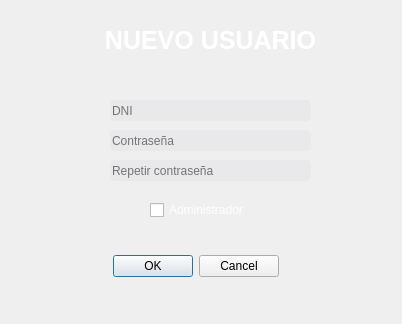
<?xml version="1.0" encoding="UTF-8"?>
<ui version="4.0">
 <class>Dialog</class>
 <widget class="QDialog" name="Dialog">
  <property name="geometry">
   <rect>
    <x>0</x>
    <y>0</y>
    <width>402</width>
    <height>324</height>
   </rect>
  </property>
  <property name="windowTitle">
   <string>Dialog</string>
  </property>
  <widget class="QDialogButtonBox" name="buttonBox">
   <property name="geometry">
    <rect>
     <x>10</x>
     <y>250</y>
     <width>371</width>
     <height>32</height>
    </rect>
   </property>
   <property name="orientation">
    <enum>Qt::Horizontal</enum>
   </property>
   <property name="standardButtons">
    <set>QDialogButtonBox::Cancel|QDialogButtonBox::Ok</set>
   </property>
   <property name="centerButtons">
    <bool>true</bool>
   </property>
  </widget>
  <widget class="QLabel" name="titulo">
   <property name="geometry">
    <rect>
     <x>90</x>
     <y>20</y>
     <width>241</width>
     <height>41</height>
    </rect>
   </property>
   <property name="font">
    <font>
     <pointsize>-1</pointsize>
     <weight>75</weight>
     <bold>true</bold>
    </font>
   </property>
   <property name="styleSheet">
    <string notr="true">color: white; font-weight: bold; font-size: 25px;</string>
   </property>
   <property name="text">
    <string>NUEVO USUARIO</string>
   </property>
   <property name="alignment">
    <set>Qt::AlignCenter</set>
   </property>
  </widget>
  <widget class="QLineEdit" name="user">
   <property name="geometry">
    <rect>
     <x>110</x>
     <y>100</y>
     <width>201</width>
     <height>21</height>
    </rect>
   </property>
   <property name="styleSheet">
    <string notr="true">background-color: #e9e8eb; color: black; border-radius: 5px;</string>
   </property>
   <property name="inputMask">
    <string/>
   </property>
   <property name="text">
    <string/>
   </property>
   <property name="maxLength">
    <number>9</number>
   </property>
   <property name="cursorPosition">
    <number>0</number>
   </property>
   <property name="placeholderText">
    <string notr="true">DNI</string>
   </property>
  </widget>
  <widget class="QLineEdit" name="passwd">
   <property name="geometry">
    <rect>
     <x>110</x>
     <y>130</y>
     <width>201</width>
     <height>21</height>
    </rect>
   </property>
   <property name="styleSheet">
    <string notr="true">background-color: #e9e8eb; color: black;border-radius: 5px;</string>
   </property>
   <property name="echoMode">
    <enum>QLineEdit::Password</enum>
   </property>
   <property name="cursorPosition">
    <number>0</number>
   </property>
   <property name="placeholderText">
    <string notr="true">Contraseña</string>
   </property>
  </widget>
  <widget class="QCheckBox" name="adminCheck">
   <property name="geometry">
    <rect>
     <x>150</x>
     <y>200</y>
     <width>121</width>
     <height>20</height>
    </rect>
   </property>
   <property name="styleSheet">
    <string notr="true">color: white;</string>
   </property>
   <property name="text">
    <string>Administrador</string>
   </property>
  </widget>
  <widget class="QLineEdit" name="repeat_pass">
   <property name="geometry">
    <rect>
     <x>110</x>
     <y>160</y>
     <width>201</width>
     <height>21</height>
    </rect>
   </property>
   <property name="styleSheet">
    <string notr="true">background-color: #e9e8eb; color: black;border-radius: 5px;</string>
   </property>
   <property name="echoMode">
    <enum>QLineEdit::Password</enum>
   </property>
   <property name="cursorPosition">
    <number>0</number>
   </property>
   <property name="placeholderText">
    <string notr="true">Repetir contraseña</string>
   </property>
  </widget>
 </widget>
 <resources/>
 <connections>
  <connection>
   <sender>buttonBox</sender>
   <signal>accepted()</signal>
   <receiver>Dialog</receiver>
   <slot>accept()</slot>
   <hints>
    <hint type="sourcelabel">
     <x>248</x>
     <y>254</y>
    </hint>
    <hint type="destinationlabel">
     <x>157</x>
     <y>274</y>
    </hint>
   </hints>
  </connection>
  <connection>
   <sender>buttonBox</sender>
   <signal>rejected()</signal>
   <receiver>Dialog</receiver>
   <slot>reject()</slot>
   <hints>
    <hint type="sourcelabel">
     <x>316</x>
     <y>260</y>
    </hint>
    <hint type="destinationlabel">
     <x>286</x>
     <y>274</y>
    </hint>
   </hints>
  </connection>
 </connections>
</ui>
